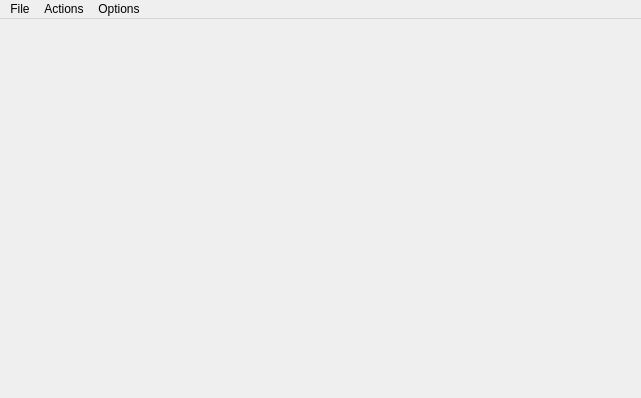
<?xml version="1.0" encoding="UTF-8"?>
<ui version="4.0">
 <class>MainWindow</class>
 <widget class="QMainWindow" name="MainWindow">
  <property name="geometry">
   <rect>
    <x>0</x>
    <y>0</y>
    <width>641</width>
    <height>398</height>
   </rect>
  </property>
  <property name="windowTitle">
   <string>Shapeworks Viewer</string>
  </property>
  <widget class="QWidget" name="centralWidget">
   <layout class="QGridLayout">
    <property name="margin">
     <number>8</number>
    </property>
    <property name="spacing">
     <number>6</number>
    </property>
    <item row="0" column="0">
     <layout class="QVBoxLayout">
      <property name="spacing">
       <number>6</number>
      </property>
      <property name="sizeConstraint">
       <enum>QLayout::SetFixedSize</enum>
      </property>
      <property name="margin">
       <number>0</number>
      </property>
     </layout>
    </item>
    <item row="0" column="1">
     <layout class="QVBoxLayout">
      <property name="spacing">
       <number>6</number>
      </property>
      <property name="margin">
       <number>0</number>
      </property>
      <item>
       <widget class="QVTKWidget" name="vtkWidget" native="true"/>
      </item>
      <item>
       <layout class="QHBoxLayout">
        <property name="spacing">
         <number>6</number>
        </property>
        <property name="margin">
         <number>0</number>
        </property>
       </layout>
      </item>
     </layout>
    </item>
   </layout>
  </widget>
  <widget class="QMenuBar" name="mainMenu">
   <property name="geometry">
    <rect>
     <x>0</x>
     <y>0</y>
     <width>641</width>
     <height>21</height>
    </rect>
   </property>
   <widget class="QMenu" name="menuFile">
    <property name="title">
     <string>File</string>
    </property>
    <addaction name="actionLoad_Parameter_File"/>
    <addaction name="actionExit"/>
   </widget>
   <widget class="QMenu" name="menuActions">
    <property name="title">
     <string>Actions</string>
    </property>
    <addaction name="actionView_Samples"/>
    <addaction name="actionView_Mean"/>
    <addaction name="actionView_Median"/>
    <addaction name="actionView_PCA_Modes"/>
   </widget>
   <widget class="QMenu" name="menuOptions">
    <property name="title">
     <string>Options</string>
    </property>
    <addaction name="actionShow_Glyphs"/>
    <addaction name="actionColor_Scheme"/>
   </widget>
   <addaction name="menuFile"/>
   <addaction name="menuActions"/>
   <addaction name="menuOptions"/>
  </widget>
  <action name="actionSub1">
   <property name="text">
    <string>Sub1</string>
   </property>
  </action>
  <action name="actionSub2">
   <property name="text">
    <string>Sub2</string>
   </property>
  </action>
  <action name="actionSub3">
   <property name="text">
    <string>Sub3</string>
   </property>
  </action>
  <action name="actionLoad_Parameter_File">
   <property name="text">
    <string>Load Parameter File</string>
   </property>
   <property name="statusTip">
    <string>Load Parameter File</string>
   </property>
   <property name="shortcut">
    <string>Ctrl+L</string>
   </property>
  </action>
  <action name="actionExit">
   <property name="text">
    <string>Exit</string>
   </property>
   <property name="toolTip">
    <string>Exit Viewer</string>
   </property>
   <property name="statusTip">
    <string>Exit Viewer</string>
   </property>
   <property name="shortcut">
    <string>Ctrl+X</string>
   </property>
  </action>
  <action name="actionView_Samples">
   <property name="text">
    <string>View Samples</string>
   </property>
  </action>
  <action name="actionView_Mean">
   <property name="text">
    <string>View Mean</string>
   </property>
  </action>
  <action name="actionView_Median">
   <property name="text">
    <string>View Median</string>
   </property>
  </action>
  <action name="actionView_PCA_Modes">
   <property name="text">
    <string>View PCA Modes</string>
   </property>
  </action>
  <action name="actionShow_Glyphs">
   <property name="checkable">
    <bool>true</bool>
   </property>
   <property name="checked">
    <bool>true</bool>
   </property>
   <property name="enabled">
    <bool>false</bool>
   </property>
   <property name="text">
    <string>Show Glyphs</string>
   </property>
  </action>
  <action name="actionColor_Scheme">
   <property name="enabled">
    <bool>false</bool>
   </property>
   <property name="text">
    <string>Color Scheme</string>
   </property>
  </action>
 </widget>
 <customwidgets>
  <customwidget>
   <class>QVTKWidget</class>
   <extends></extends>
   <header>QVTKWidget.h</header>
  </customwidget>
 </customwidgets>
 <resources/>
 <connections/>
</ui>
